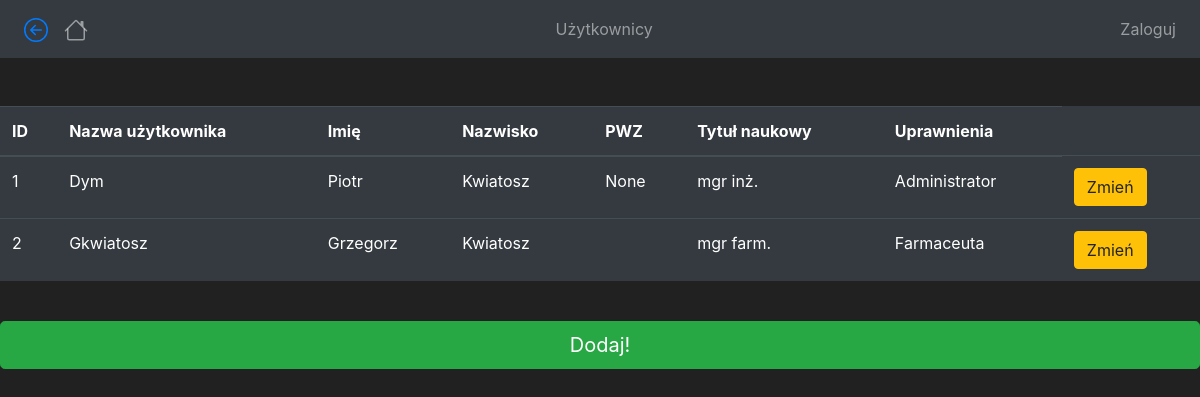
The page /slowniki_uzytkownicy on the database its author committed.
### iszlc/models.py (models this page shows, shortened)
class Uzytkownicy(db.Model, UserMixin):
    id_uzytkownik = db.Column(db.Integer(), primary_key=True)
    username = db.Column(db.String(), nullable=False, unique=True)
    nazwisko = db.Column(db.String(length=60), nullable=True, unique=False)
    imie = db.Column(db.String(length=30), nullable=True, unique=False)
    pwz = db.Column(db.Integer(), nullable=True, unique=False)
    tytul_naukowy = db.Column(db.String(), nullable=True, unique=False)
    uprawnienia = db.Column(db.String(), nullable=True, unique=False)
    password_hash = db.Column(db.String(length=30), nullable=False)
    @property
    def password(self):
        return self.password

### iszlc/routes.py (the view)
@app.route('/slowniki_uzytkownicy')
def slowniki_uzytkownicy_page():
    uzytkownik = Uzytkownicy.query.all()
    return render_template('slowniki/uzytkownicy.html', Uzytkownicy=uzytkownik)

### iszlc/routes.py (called while the page is built)
@app.context_processor
def base():
	form = SearchForm()
	return dict(form=form)

### iszlc/templates/slowniki/uzytkownicy.html (shortened to what this page needs)
{% extends 'base.html' %}
{% block title %}
    Użytkownicy
{% endblock %}
{% block content %}
<center>
<br><br>
<table class="table table-hover table-dark">
    <thead>
        <tr>
            <th scope="col">ID</th>
            <th scope="col">Nazwa użytkownika</th>
            <th scope="col">Imię</th>
            <th scope="col">Nazwisko</th>
            <th scope="col">PWZ</th>
            <th scope="col">Tytuł naukowy</th>
            <th scope="col">Uprawnienia</th>
        </tr>
    </thead>
    {% for uzytkownik in Uzytkownicy %}
       <tr>
            <td>{{ uzytkownik.id_uzytkownik }}</td>
            <td>{{ uzytkownik.username }}</td>
            <td>{{ uzytkownik.imie }}</td>
            <td>{{ uzytkownik.nazwisko }}</td>
            <td>{{ uzytkownik.pwz }}</td>
            <td>{{ uzytkownik.tytul_naukowy }}</td>
            <td>{{ uzytkownik.uprawnienia }}</td>
            <td>
                <button class="btn btn-outline btn-warning">Zmień</button>
            </td>
        </tr>
    {% endfor %}
</table>
<td>
    <br>
    <a class="btn btn-primary btn-lg btn-block btn-success"
    href="{{ url_for('dodaj_uzytkownika_page') }}">Dodaj!</a>
    </td>
</center>
{% endblock %}

### iszlc/templates/base.html (style rules this page uses)
body { background-color: #212121; color: white }

### rows shown on the page
Uzytkownicy: id_uzytkownik "1", username "Dym", imie "Piotr", nazwisko "Kwiatosz", pwz "None", tytul_naukowy "mgr inż.", uprawnienia "Administrator"
Uzytkownicy: id_uzytkownik "2", username "Gkwiatosz", imie "Grzegorz", nazwisko "Kwiatosz", tytul_naukowy "mgr farm.", uprawnienia "Farmaceuta"
